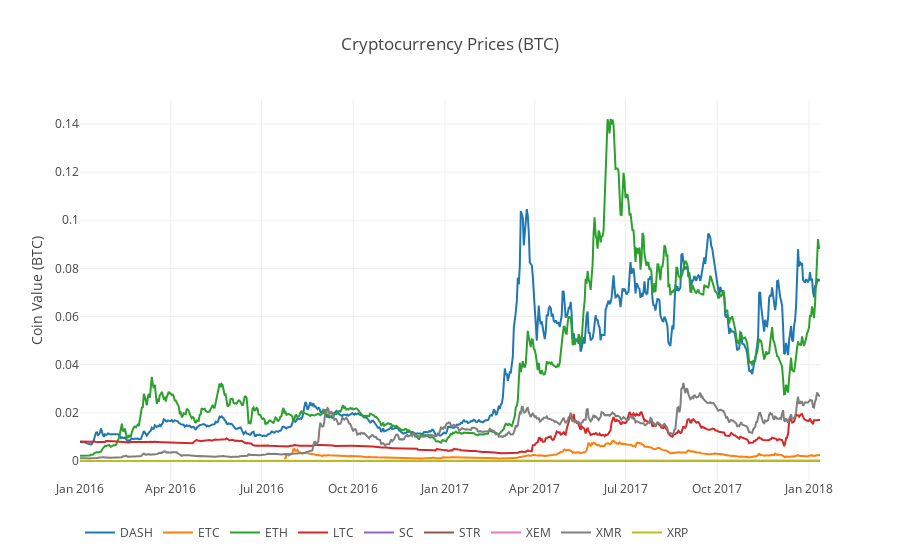

Notebook source saved alongside this figure:
### Markdown cell above
# Chart the prices

### Code cell
# Merge price of each altcoin into single dataframe 
combined_df = merge_dfs_on_column(list(altcoin_data.values()), list(altcoin_data.keys()), 'weightedAverage')

# Chart all of the altocoin prices
df_scatter(combined_df, 'Cryptocurrency Prices (BTC)', seperate_y_axis=False, y_axis_label='Coin Value (BTC)', scale='linear')

### Figure 1 — Plotly figure (JSON) as saved in the notebook; plotly's stock layout.template omitted (floating-point values rounded to 4 significant figures; data arrays with more than 128 entries replaced by an {"elided": "..."} marker saying what was removed)
{"data": [{"name": "DASH", "type": "scatter", "visible": "visible", "x": {"elided": "743 str values"}, "y": {"elided": "743 float values"}}, {"name": "ETC", "type": "scatter", "visible": "visible", "x": {"elided": "743 str values"}, "y": {"elided": "743 float values"}}, {"name": "ETH", "type": "scatter", "visible": "visible", "x": {"elided": "743 str values"}, "y": {"elided": "743 float values"}}, {"name": "LTC", "type": "scatter", "visible": "visible", "x": {"elided": "743 str values"}, "y": {"elided": "743 float values"}}, {"name": "SC", "type": "scatter", "visible": "visible", "x": {"elided": "743 str values"}, "y": {"elided": "743 float values"}}, {"name": "STR", "type": "scatter", "visible": "visible", "x": {"elided": "743 str values"}, "y": {"elided": "743 float values"}}, {"name": "XEM", "type": "scatter", "visible": "visible", "x": {"elided": "743 str values"}, "y": {"elided": "743 float values"}}, {"name": "XMR", "type": "scatter", "visible": "visible", "x": {"elided": "743 str values"}, "y": {"elided": "743 float values"}}, {"name": "XRP", "type": "scatter", "visible": "visible", "x": {"elided": "743 str values"}, "y": {"elided": "743 float values"}}], "layout": {"legend": {"orientation": "h"}, "title": "Cryptocurrency Prices (BTC)", "xaxis": {"type": "date"}, "yaxis": {"showticklabels": true, "title": "Coin Value (BTC)", "type": "linear"}}}
